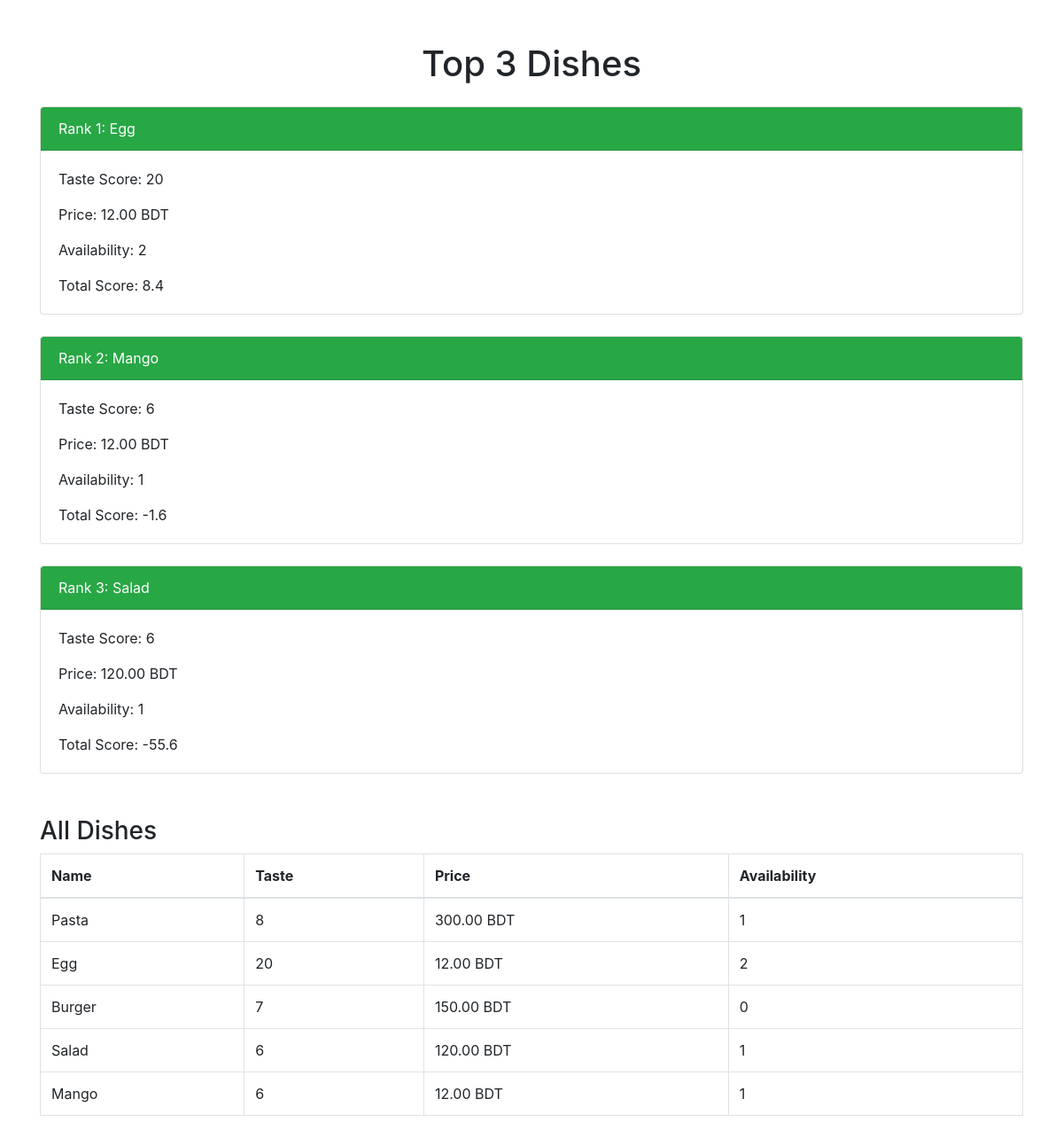
The page /best_dish_hill_climbing.php on the database its author committed.
### tables this page shows
CREATE TABLE `dishes` (
  `id` int(11) NOT NULL,
  `name` varchar(255) NOT NULL,
  `taste` int(11) NOT NULL,
  `price` decimal(10,2) NOT NULL,
  `availability` int(11) NOT NULL
);

### best_dish_hill_climbing.php (the view, shortened to what this page needs)
<?php
include('functions/common_function.php');
function calculate_dish_score($dish, $criteria) {
    $score = 0;
    foreach ($criteria as $criterion => $weight) {
        $score += $dish[$criterion] * $weight;
    }
    return $score;
}
function get_top_dishes($dishes, $criteria, $top_n = 3) {
    usort($dishes, function($a, $b) {
        return $b['score'] <=> $a['score'];
    });
    return array_slice($dishes, 0, $top_n);
}
$query = "SELECT * FROM dishes";
$result = mysqli_query($con, $query);
$dishes = [];
while ($row = mysqli_fetch_assoc($result)) {
    $dishes[] = [
        'name' => $row['name'],
        'taste' => $row['taste'],
        'price' => $row['price'],
        'availability' => $row['availability']
    ];
}
$criteria = [
    'taste' => 0.7,
    'price' => -0.5,
    'availability' => 0.2
];
$top_dishes = get_top_dishes($dishes, $criteria);
?>
<!DOCTYPE html>
<html lang="en">
<head>
    <link rel="stylesheet" href="https://cdn.jsdelivr.net/npm/bootstrap@4.0.0/dist/css/bootstrap.min.css">
    <link rel="stylesheet" href="style.css">
</head>
<body>
<div class="container mt-5">
    <h1 class="text-center">Top 3 Dishes</h1>
    <?php foreach ($top_dishes as $index => $dish): ?>
        <div class="card mt-4">
            <div class="card-header bg-success text-white">
                Rank <?php echo $index + 1; ?>: <?php echo $dish['name']; ?>
            </div>
            <div class="card-body">
                <p class="card-text">Taste Score: <?php echo $dish['taste']; ?></p>
                <p class="card-text">Price: <?php echo $dish['price']; ?> BDT</p>
                <p class="card-text">Availability: <?php echo $dish['availability']; ?></p>
                <p class="card-text">Total Score: <?php echo $dish['score']; ?></p>
            </div>
        </div>
    <?php endforeach; ?>
    <h3 class="mt-5">All Dishes</h3>
    <table class="table table-bordered">
        <thead>
        <tr>
            <th>Name</th>
            <th>Taste</th>
            <th>Price</th>
            <th>Availability</th>
        </tr>
        </thead>
        <tbody>
        <?php foreach ($dishes as $dish): ?>
            <tr>
                <td><?php echo $dish['name']; ?></td>
                <td><?php echo $dish['taste']; ?></td>
                <td><?php echo $dish['price']; ?> BDT</td>
                <td><?php echo $dish['availability']; ?></td>
            </tr>
        <?php endforeach; ?>
        </tbody>
    </table>
</div>
</body>
</html>

### style.css (style rules this page uses)
* { margin:0; padding:0; box-sizing: border-box; overflow-x:hidden; }

### rows shown on the page
dishes: name "Egg", taste "20", price "12.00", availability "2", score "8.4"
dishes: name "Mango", taste "6", price "12.00", availability "1", score "-1.6"
dishes: name "Salad", taste "6", price "120.00", availability "1", score "-55.6"
dishes: name "Pasta", taste "8", price "300.00", availability "1"
dishes: name "Burger", taste "7", price "150.00", availability "0"
